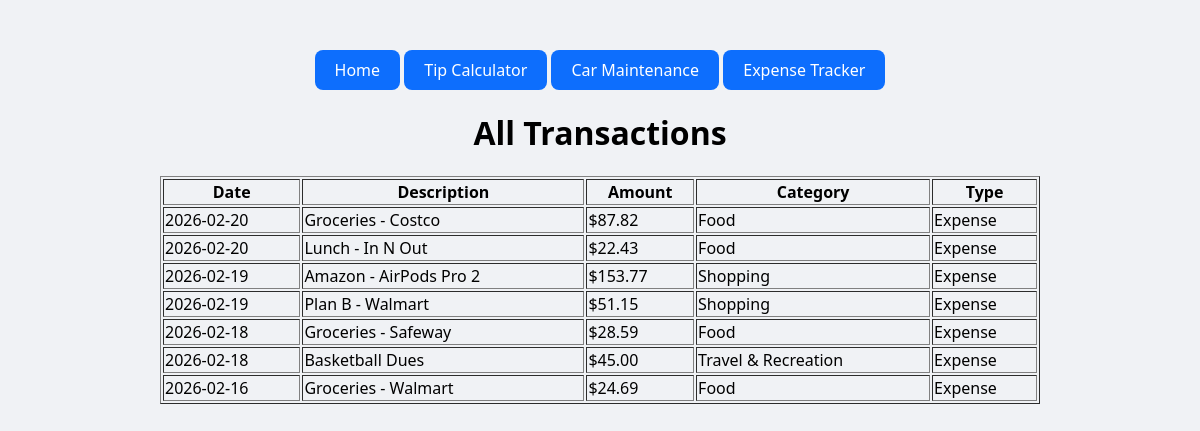
The page /expense_tracker/all on the database as committed earlier.
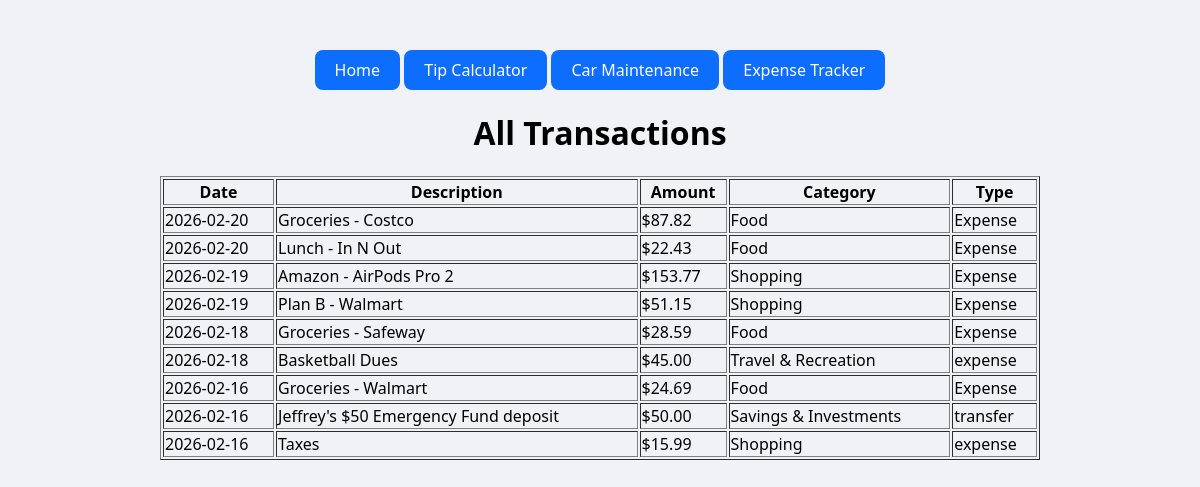
The same page on the database as committed later.
### app/expense_tracker/models.py (models this page shows, shortened)
class Transaction(db.Model):
    id = db.Column(db.Integer, primary_key=True)
    date = db.Column(db.Date, nullable=False)
    description = db.Column(db.String(2000), nullable=False)
    amount = db.Column(db.Numeric(10,2), nullable=False)
    category_id = db.Column(db.Integer, db.ForeignKey("categories.id"), nullable=False)
    type = db.Column(db.String(2000), nullable=False)
    created_at = db.Column(db.DateTime(timezone=True), default=lambda: datetime.now(timezone.utc))

class Category(db.Model):
    __tablename__ = "categories"
    id = db.Column(db.Integer, primary_key=True)
    name = db.Column(db.String(200), unique=True, nullable=False)
    active = db.Column(db.Boolean, default=True)
    transactions = db.relationship("Transaction", backref="category_obj", lazy=True)

### app/expense_tracker/routes.py (the view)
@expense_tracker.route("/all")
def view_all():
    transactions = Transaction.query.order_by(Transaction.date.desc()).all()
    return render_template("view_all.html", transactions=transactions)

### app/expense_tracker/templates/view_all.html
{% extends "base.html" %}
{% block content %}
<h1>All Transactions</h1>
<table border="1" style="width:80%; margin:0 auto;">
    <tr>
        <th>Date</th>
        <th>Description</th>
        <th>Amount</th>
        <th>Category</th>
        <th>Type</th>
    </tr>
    {% for tx in transactions %}
    <tr>
        <td>{{ tx.date }}</td>
        <td>{{ tx.description }}</td>
        <td>${{ tx.amount }}</td>
        <td>{{ tx.category_obj.name }}</td>
        <td>{{ tx.type }}</td>
    </tr>
    {% endfor %}
</table>
{% endblock %}

Rows that differ between the two databases and show on the page:
removed Transaction: date "2026-02-18", description "Basketball Dues", amount "45.00", category_obj.name "Travel & Recreation", type "Expense"
added Transaction: date "2026-02-18", description "Basketball Dues", amount "45.00", category_obj.name "Travel & Recreation", type "expense"
added Transaction: date "2026-02-16", description "Jeffrey's $50 Emergency Fund deposit", amount "50.00", category_obj.name "Savings & Investments", type "transfer"
added Transaction: date "2026-02-16", description "Taxes", amount "15.99", category_obj.name "Shopping", type "expense"
